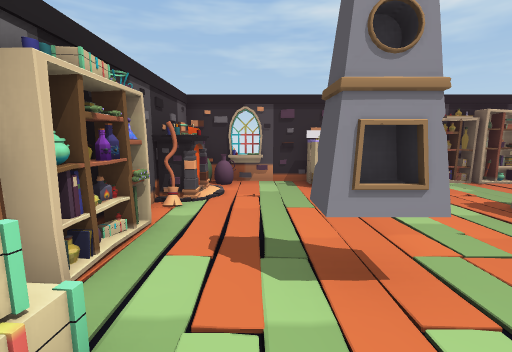
View 1 (above)

12 first-person views from a walk through a scene from a Unity 3-D project. The camera is 1.2 m above the floor, tilts 8° down and sees 90° across. The floor is counted in squares, 1 m on a side. Each view is taken from the middle of a square. On the plan, view 1 faces up. The plan holds only what a view shows up to about 12 squares ahead; the rest is blank. The player is left out. Some surface patterns are stand-ins.

View 2
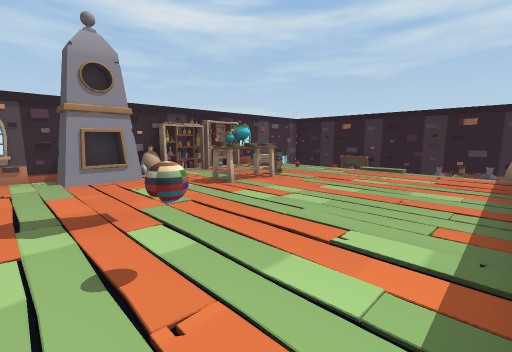

View 3
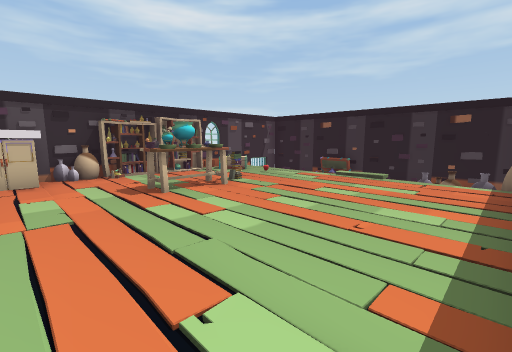

View 4
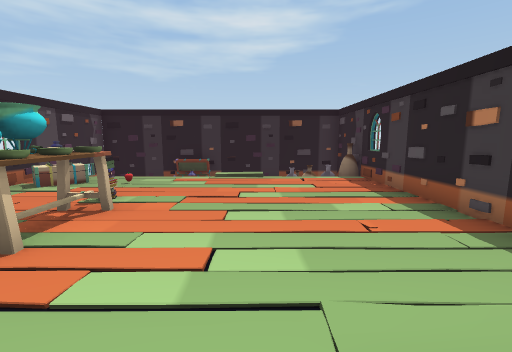

View 5
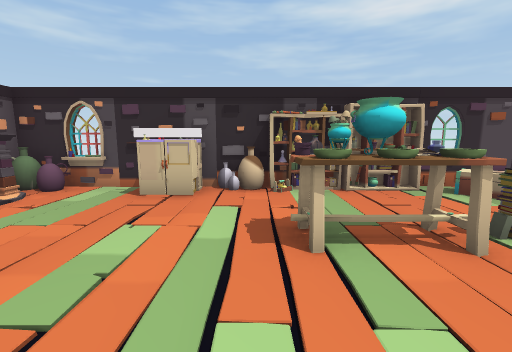

View 6
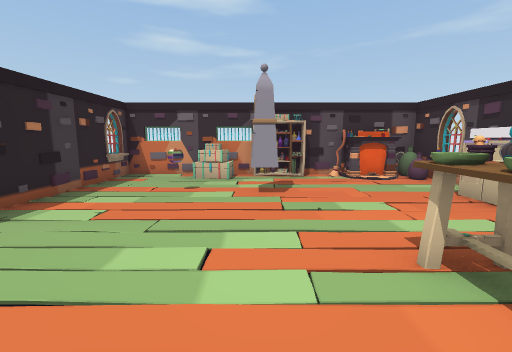

View 7
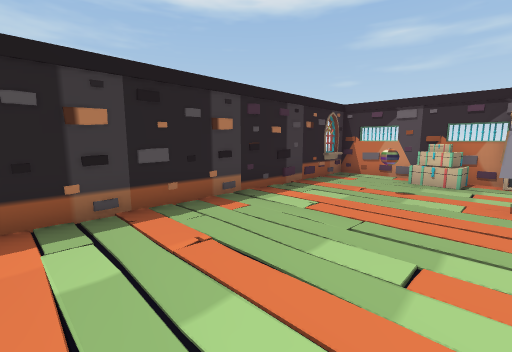

View 8
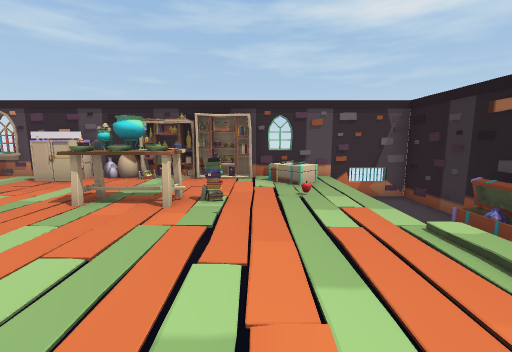

View 9
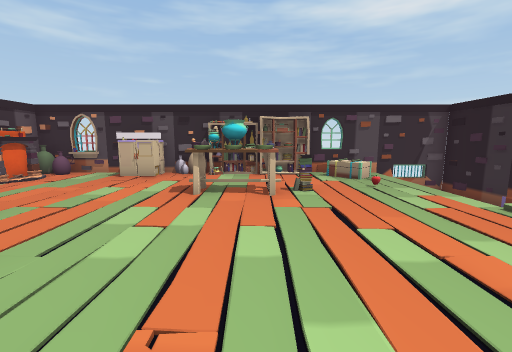

View 10
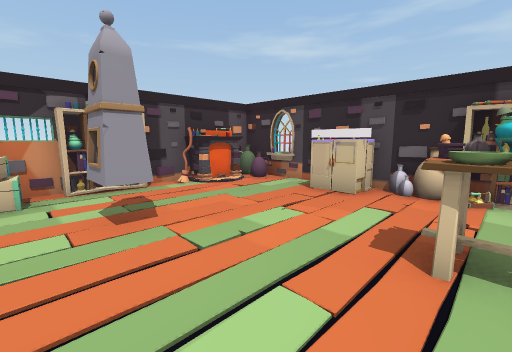

View 11
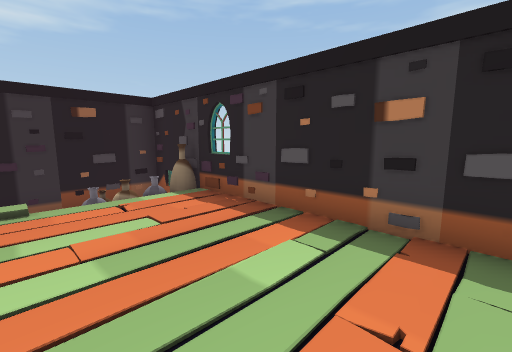

View 12
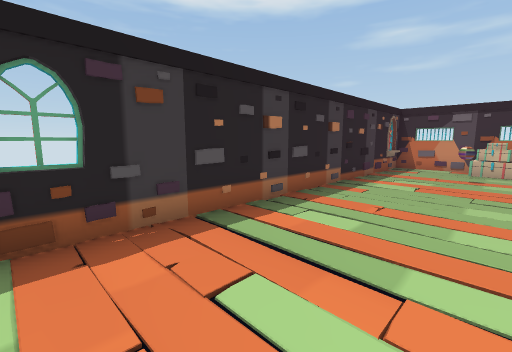

### Floor plan
Key: @ floor where view 1 was taken; # wall or solid block; . main floor; - floor 0.75 m lower than the main floor; / step, stairs or slope; O other object.
Columns run from 2 left of view 1 to 13 right of it. Each row starts with its distance up from view 1.
  8 ################
  7 OOO#OOOOOOOO. -#
  6 OO........OO. -#
  5 OO.........O. -#
  4 #......OOO... OO
  3 O............  #
  2 #..O........./ #
  1 #O.........../ #
  0 #.@O.........O #
 -1 #............O #
 -2 ##...........O #
 -3 ################

Positions as (right, up) in squares from view 1, and headings:
1: (0, 0), facing up
2: (0, -2), facing up-right
3: (2, -2), facing up-right
4: (2, 1), facing right
5: (4, 1), facing up
6: (7, 2), facing left
7: (7, 2), facing down-left
8: (8, -1), facing up
9: (6, -2), facing up
10: (5, 1), facing up-left
11: (5, 1), facing down-right
12: (10, 1), facing down-left
